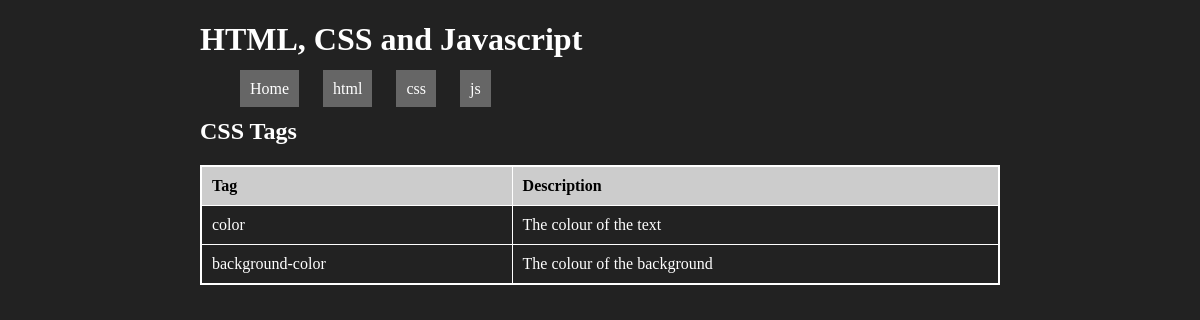
The page /tag/css on the database as committed earlier.
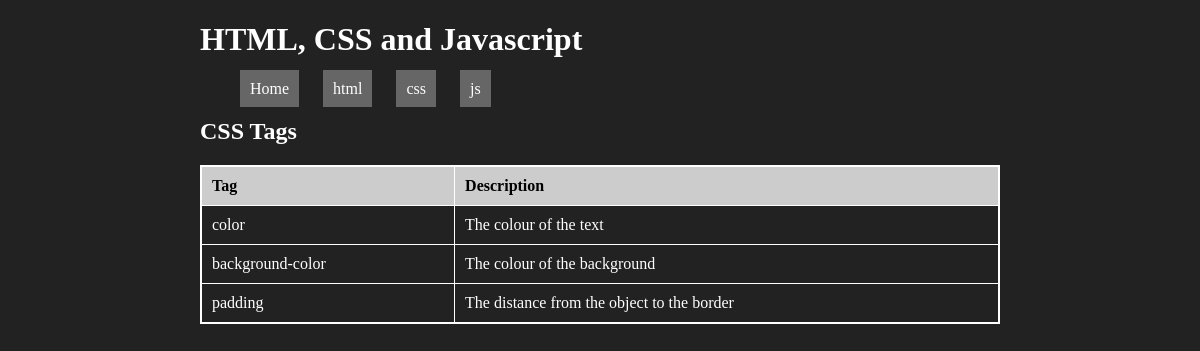
The same page on the database as committed later.
### tables this page shows
CREATE TABLE "tag" (
	"id"	INTEGER,
	"type"	char(4),
	"name"	varchar(20),
	"description"	varchar(100),
	PRIMARY KEY("id" AUTOINCREMENT)
);

### app.py (the view)
@app.route('/tag/<tag_type>')
def render_html(tag_type):
    query = "SELECT name, description from tag WHERE type = ?"
    conn = create_connection(DATABASE)
    cur = conn.cursor()
    cur.execute(query, (tag_type, ))
    definitions = cur.fetchall()
    conn.close()
    return render_template("tags.html", definitions=definitions, tag_type=tag_type.upper(), tags=get_tag_types())

### app.py (called while the page is built)
def create_connection(db_file):
    try:
        connection = sqlite3.connect(db_file)
        return connection
    except sqlite3.Error as e:
        print(e)
    return None

def get_tag_types():
    query = "SELECT DISTINCT type FROM tag"
    conn = create_connection(DATABASE)
    cur = conn.cursor()
    cur.execute(query)
    tag_list = cur.fetchall()
    conn.close()
    print(tag_list)
    tags = []
    for tag in tag_list:
        tags.append(tag[0])
    return tags

### templates/tags.html
{% extends "base.html" %}
{% block main %}
        <h2>{{ tag_type }} Tags</h2>
        <table>
            <thead>
                <tr>
                    <td>Tag</td>
                    <td>Description</td>
                </tr>
            </thead>
            {% for definition in definitions %}
            <tr>
                <td>{{ definition[0] }}</td>
                <td>{{ definition[1] }}</td>
            </tr>
            {% endfor %}
        </table>
{% endblock %}

### templates/base.html (shortened to what this page needs)
<!DOCTYPE html>
<html lang="en">
<head>
    <link type="text/css" rel="stylesheet" href="/static/style.css">
</head>
<body>
    <header>
        <h1>HTML, CSS and Javascript</h1>
    </header>
    <nav>
        <ul>
            <li>
                <a href="/">Home</a>
            </li>
            {% for tag in tags %}
            <li>
                <a href="/tag/{{ tag }}">{{ tag }}</a>
            </li>
            {% endfor %}
        </ul>
    </nav>
    <main>
        {% block main %}{% endblock %}
    </main>
</body>
</html>

### static/style.css (style rules this page uses)
body { background-color: #222; color: #fff; width: 800px; margin: auto; }
ul { list-style: none; }
li { display: inline; }
a { color: #fff; padding: 10px; text-decoration: none; background-color: #666; margin-right: 20px; }
table { border: 2px solid #fff; width: 100%; border-collapse: collapse; }
thead { font-weight: bold; color: #000; background-color: #ccc; }
td { border: 1px solid #fff; padding: 10px; }

Rows that differ between the two databases and show on the page:
added tag: name "padding", description "The distance from the object to the border"
